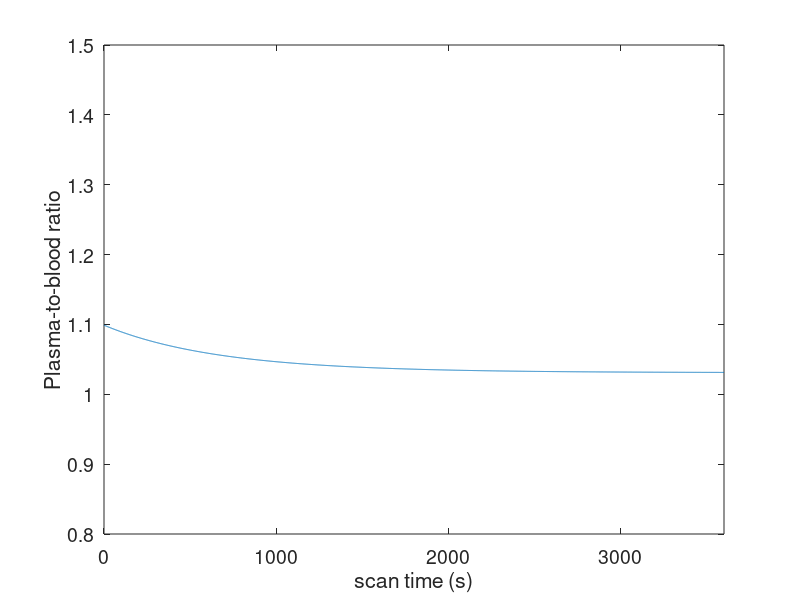

MATLAB code to generate this figure:
function pbr = FDG_plasma2blood(t, Cwb, method);
% a population-based ratio of plasma to whole blood activity for FDG. The
% data is extracted from 
%  https://jnm.snmjournals.org/content/32/7/1433
%
% gbwang@ucdavise.edu, April 25, 2021
%

% time in seconds
if nargin<1 | isempty(t)
    t = 0:3600;
end

% peak time
if nargin<2 | isempty(Cwb)
    t_peak = 10;
    Cwb = zeros(size(t));
else
    [tmp, idx_peak] = max(Cwb);
    t_peak = t(idx_peak);
end

% method
if nargin<3 | isempty(method)
    method = 'Yale';
end

switch method
        
    case 'Todai' % Ohtake et al. JNucIMed 1991;32:1432-143
        % ratio B
        ratio_B = 1.09;

        % ratio A
        x = [0 15 30 45 60 90 120 180 600 3600];
        y = [1.037 1.126 1.071 1.061 1.042 1.040 1.027 1.015 1 0.97];

        for i = 1:length(t)
            ti = t(i);
            if ti<t_peak
                ratio_A(i) = interp1([0 t_peak], [1 y(1)], ti);
            else
                ratio_A(i) = interp1(x,y,ti-t_peak,'linear','extrap');
            end
        end

        % combined ratio
        pbr = ratio_B * ratio_A;
        pbr = reshape(pbr,size(Cwb));
        
    case 'Yale' % Naganawa et al. EJNMMI Phys . 2020 Nov 23;7(1):67
        bpr = 0.97 - 0.06*exp(-0.085*t/60);
        pbr = 1./bpr;

    case 'Scale'
        pbr = 1.09;
        
    otherwise
        pbr = 1;

end

% display
if nargin<1
    figure,plot(t,pbr,'-');
    xlim([0 3600]);
    ylim([0.8 1.5]);
    set(gca,'FontSize',14);
    xlabel('scan time (s)')
    ylabel('Plasma-to-blood ratio')
    
end
    
